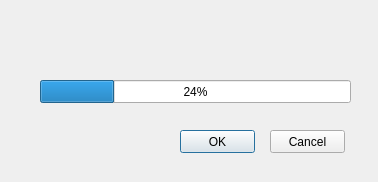
<?xml version="1.0" encoding="UTF-8"?>
<ui version="4.0">
 <class>Downloader</class>
 <widget class="QDialog" name="Downloader">
  <property name="geometry">
   <rect>
    <x>0</x>
    <y>0</y>
    <width>378</width>
    <height>182</height>
   </rect>
  </property>
  <property name="windowTitle">
   <string>Dialog</string>
  </property>
  <widget class="QProgressBar" name="progressBar">
   <property name="geometry">
    <rect>
     <x>40</x>
     <y>80</y>
     <width>311</width>
     <height>23</height>
    </rect>
   </property>
   <property name="value">
    <number>24</number>
   </property>
  </widget>
  <widget class="QPushButton" name="btnOK">
   <property name="geometry">
    <rect>
     <x>180</x>
     <y>130</y>
     <width>75</width>
     <height>23</height>
    </rect>
   </property>
   <property name="text">
    <string>OK</string>
   </property>
  </widget>
  <widget class="QPushButton" name="btnCancel">
   <property name="geometry">
    <rect>
     <x>270</x>
     <y>130</y>
     <width>75</width>
     <height>23</height>
    </rect>
   </property>
   <property name="text">
    <string>Cancel</string>
   </property>
  </widget>
 </widget>
 <resources/>
 <connections/>
</ui>
